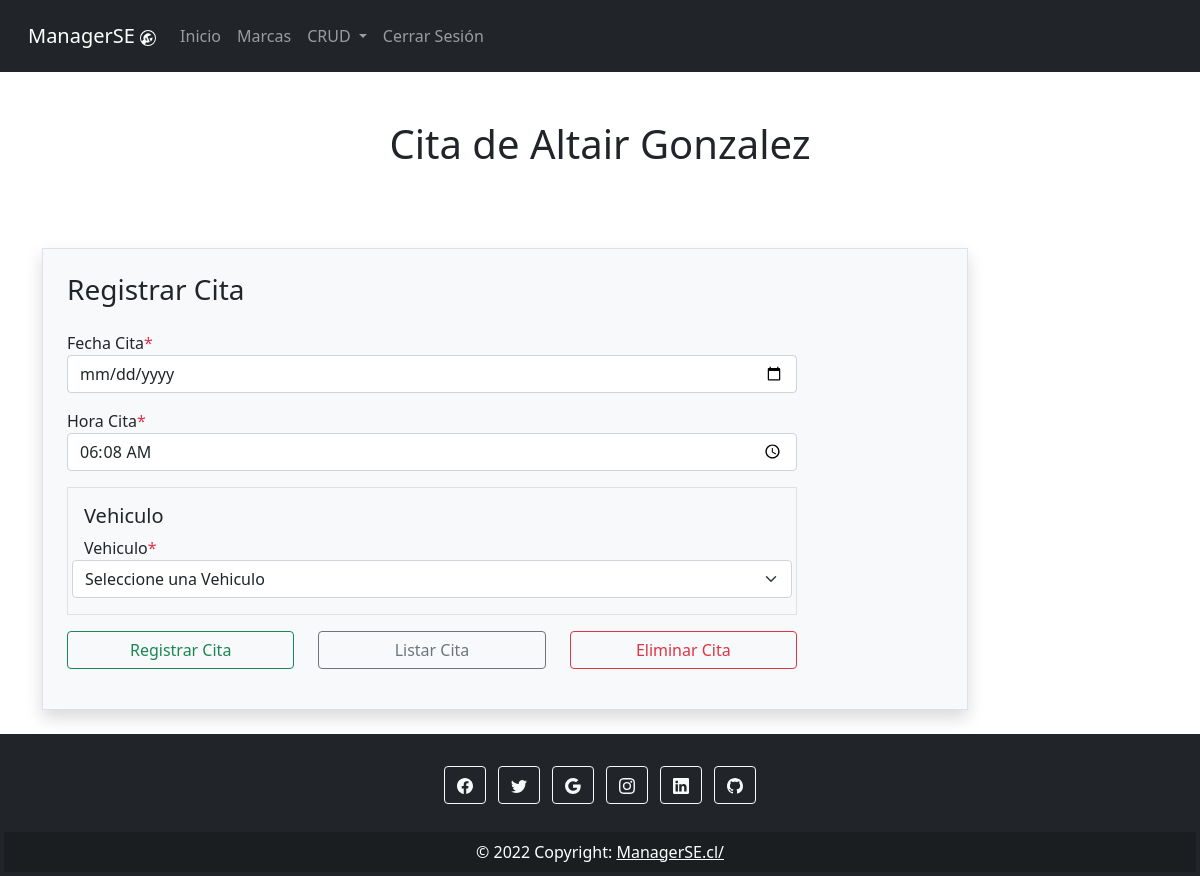
Screenshot of /crud/cita/2/1/ (signed in) with the database file from the repository.
### CRUD/models.py (models this page shows, shortened)
class Usuario(AbstractUser):
    rut = models.TextField(max_length=10)
    dv = models.TextField(max_length=1)
    username = models.TextField(max_length=20, unique=True)
    first_name = models.TextField(max_length=20)
    last_name = models.TextField(max_length=20)
    fechaNac = models.DateField(null=True)
    password = models.CharField(max_length=128)
    email = models.TextField(max_length=30)
    direccion = models.TextField(max_length=30)
    telefono = models.TextField(max_length=12)
    last_login = models.DateField(default=timezone.now)
    is_superuser = models.BooleanField(default=False)
    is_staff = models.BooleanField(default=False)
    is_active = models.BooleanField(default=True)
    date_joined = models.DateField(default=timezone.now)
    USERNAME_FIELD = 'username'
    REQUIRED_FIELDS = []

class Cita(models.Model):
    idCliente = models.IntegerField()
    idVehiculo = models.IntegerField()
    fechaCita = models.DateField()
    horaCita = models.TimeField()

### CRUD/views.py (the view)
# urls.py: path('cita/<int:id>/<int:clientId>/', views.viewReadCita, name="cita"),
@login_required
def viewReadCita(request, id, clientId):
    cntx = {}
    try:
        fila = Cita.objects.get(pk = id)
        cntx = {'fila': fila}
    except:
        cntx = {'error': 'Item no encontrado'}
    userVehicles = Vehiculo.objects.filter(idCliente=clientId)
    cntx["userVehicles"] = userVehicles
    return render(request, 'agendar.html', cntx)

### CRUD/templates/agendar.html (shortened to what this page needs)
{% extends "index.html" %}
{% block tituloPagina %}
    <div class="text-center mt-5">
        <h1>Cita de {{user.first_name}} {{user.last_name}}</h1>
    </div>
{% endblock %}
{% block contenido %}
<br>
    <div class="container">
        <div class="row">
            <div class="col-md-10 off-md-4">
                <div class="signup-form">
                    <form action="{%url 'cita' %}" method="POST" autocomplete="off" class="mt-5 border p-4 bg-light shadow">
                        <h3 class="mb-4">Registrar Cita</h3>
                            <div class="mb-3 col-md-10">
                                <div class="mb-3 col-md-12">
                                    <label for="fecCita">Fecha Cita<span class="text-danger">*</span> </label>
                                    <input type="date" name="fecCita" id="fecCita" class="fecCita form-control" value="{{fila.fechaCita}}">
                                </div>
                                <div class="mb-3 col-md-12">
                                    <label for="horaCita">Hora Cita<span class="text-danger">*</label>
                                    <input type="time" id="horaCita" name="horaCita" class="horaCita form-control" value="{{fila.horaCita}}">
                                </div>
                            <div class="border mt-2 p-3">
                                <h5>Vehiculo</h5>
                                <div class="row">
                                    <label for="cmbVehiculo">Vehiculo<span class="text-danger">*</span></label>
                                    <select name="cmbVehiculo" class="cmbVehiculo form-select" id="cmbVehiculo" value="{{ fila.idVehiculo }}">
                                    <option class="cmbVehiculo" hidden value="0">Seleccione una Vehiculo</option>
                                    </select>
                                </div>
                            </div>
                        <div class="row">
                          <div class="col-md-4 mt-3">
                            <input type="submit" name="btnCreate" class="btnCreate btn btn-outline-success form-control" value="Registrar Cita">
                          </div>
                          <div class="col-md-4 mt-3">
                            <input type="submit" name="btnRead" class="btnRead btn btn-outline-secondary form-control" value="Listar Cita">
                          </div>
                          <div class="col-md-4 mt-3">
                            <input type="submit" name="btnDelete" class="btnDelete btn btn-outline-danger form-control" value="Eliminar Cita">
                          </div>
                        </div>
                    </form>
                </div>
            </div>
        </div>
    </div>
{% endblock %}

### rows the page displays
Usuario: first_name "Altair", last_name "Gonzalez"
Cita: horaCita "06:08"
